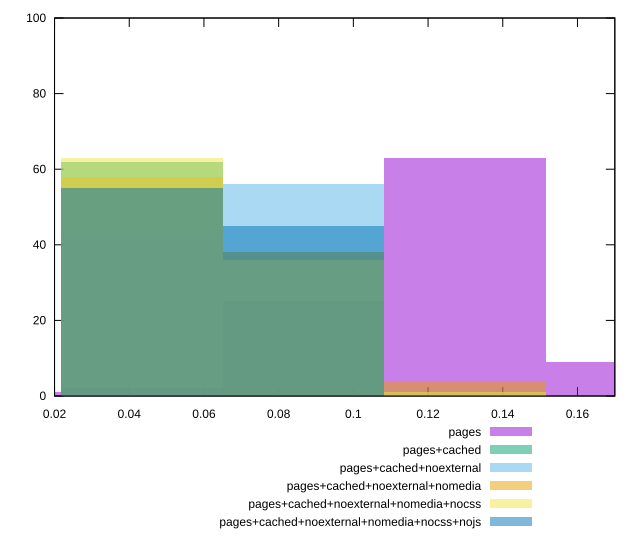

The script that saved this image:
reset

$pages <<EOF
0 1
0.1299432458215335 63
0.173257661095378 9
0.086628830547689 25
0.0433144152738445 2
EOF

$pagesCached <<EOF
0.086628830547689 38
0.0433144152738445 62
EOF

$pagesCachedNoexternal <<EOF
0.0433144152738445 43
0.086628830547689 56
0.1299432458215335 1
EOF

$pagesCachedNoexternalNomedia <<EOF
0.0433144152738445 58
0.086628830547689 38
0.1299432458215335 4
EOF

$pagesCachedNoexternalNomediaNocss <<EOF
0.0433144152738445 63
0.086628830547689 36
0.1299432458215335 1
EOF

$pagesCachedNoexternalNomediaNocssNojs <<EOF
0.0433144152738445 55
0.086628830547689 45
EOF

set key outside below
set boxwidth 0.0433144152738445
set xrange [0.02:0.17]
set yrange [0:100]
set trange [0:100]
set style fill transparent solid 0.5 noborder
set terminal svg size 640, 540 enhanced background rgb 'white'
set output "reprap/interactive/comparison/histogram/all_score.svg"

plot $pages title "pages" with boxes, \
     $pagesCached title "pages+cached" with boxes, \
     $pagesCachedNoexternal title "pages+cached+noexternal" with boxes, \
     $pagesCachedNoexternalNomedia title "pages+cached+noexternal+nomedia" with boxes, \
     $pagesCachedNoexternalNomediaNocss title "pages+cached+noexternal+nomedia+nocss" with boxes, \
     $pagesCachedNoexternalNomediaNocssNojs title "pages+cached+noexternal+nomedia+nocss+nojs" with boxes

reset
